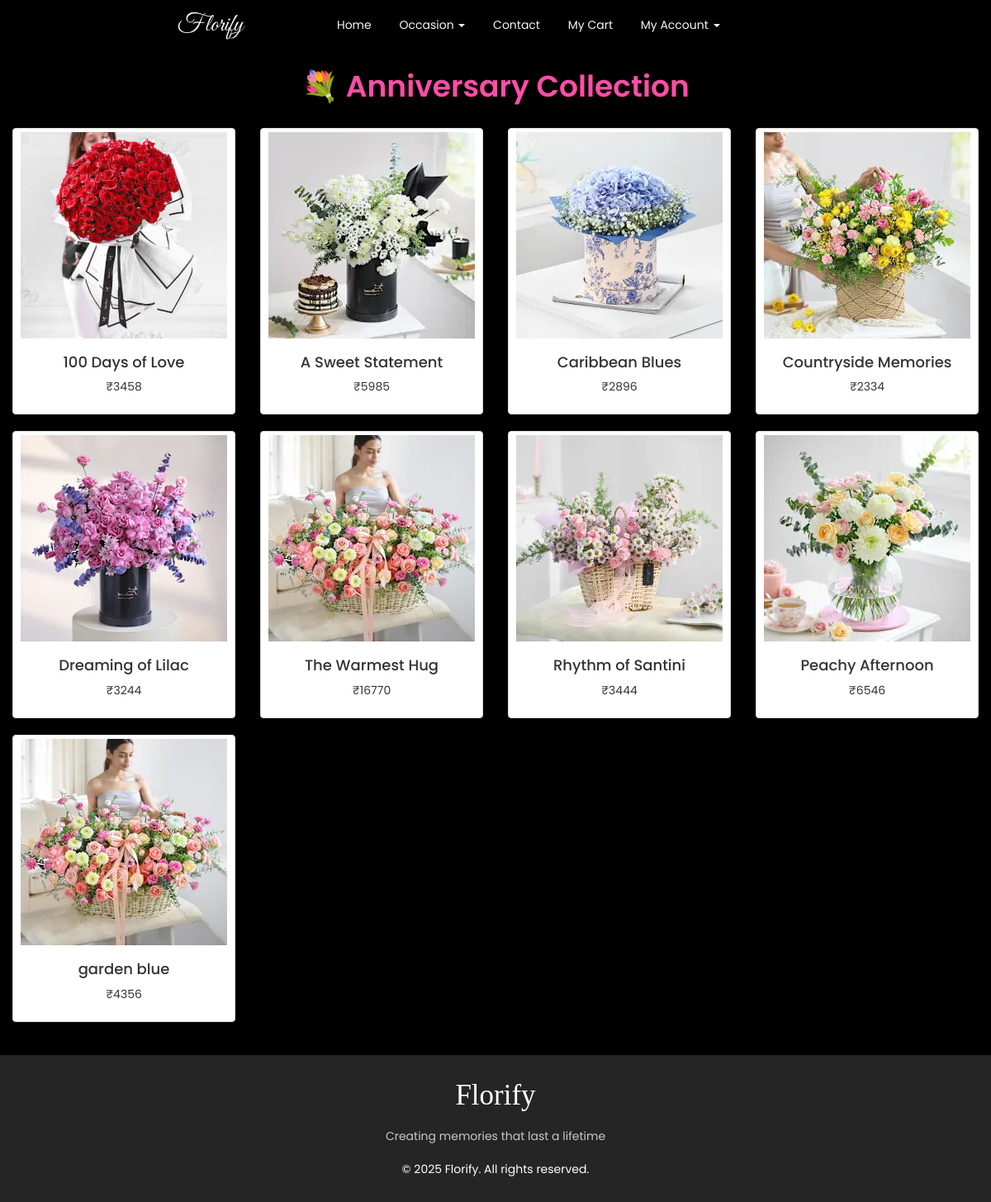
Page /user/anniversary.php on the committed database.
### tables this page shows
CREATE TABLE `products` (
  `product_id` int(11) NOT NULL,
  `product_name` varchar(40) DEFAULT NULL,
  `product_price` int(11) DEFAULT NULL,
  `product_description` varchar(300) DEFAULT NULL,
  `product_image` varchar(100) DEFAULT NULL,
  `product_type` varchar(30) DEFAULT NULL
);

### user/anniversary.php (the view, shortened to what this page needs)
<!DOCTYPE html>
<html lang="en">
<head>
  <link rel="stylesheet" href="https://cdn.jsdelivr.net/npm/bootstrap@3.4.1/dist/css/bootstrap.min.css" />
  <link rel="stylesheet" type="text/css" href="../assets/css/occasion.css" />
  <link rel="stylesheet" type="text/css" href="../assets/css/global.css" />
</head>
<body class="container-fluid">
  <?php include 'includes/navbar-user.php'; ?>
  <h1 class="section-title">💐 Anniversary Collection</h1>
  <?php
  $conn = mysqli_connect(HOSTNAME, USERNAME, PASSWORD, DBNAME);
  $qry = "SELECT * FROM products WHERE product_type='Anniversary'";
  $resultset = mysqli_query($conn, $qry);
  if (mysqli_num_rows($resultset) > 0) {
    $count = 0;
    while ($row = mysqli_fetch_assoc($resultset)) {
      if ($count == 0) {
        echo "<div class='row'>";
      }
      echo "<div class='col-sm-3'>";
      echo "<a href='desc.php?pid=$row[product_id]'>";
      echo "<div class='thumbnail text-center'>";
      echo "<img src='../{$row['product_image']}' alt='{$row['product_name']}' class='img-responsive' />";
      echo "<div class='caption'>";
      echo "<h4>{$row['product_name']}</h4>";
      echo "<p>&#8377;{$row['product_price']}</p>";
      echo "</div>";
      echo "</div>";
      echo "</a>";
      echo "</div>";
      $count++;
      if ($count == 4) {
        echo "</div>";
        $count = 0;
      }
    }
    if ($count != 0) {
      echo "</div>";
    }
  } else {
    echo "<h2 class='text-center text-danger'>No Product Found !!!</h2>";
  }
  ?>
  <?php include 'includes/footer.php' ?>
</body>
</html>

### user/includes/navbar-user.php (shortened to what this page needs)
<div class="fil">
    <div class="row">
      <div class="col-sm-8" style="padding-left: 0px; padding-right: 0px;">
        <nav class="navbar navbar-default">
          <div class="container-fluid">
            <div class="navbar-header">
              <a class="navbar-brand florify" href="#">Florify</a>
            </div>
            <div class="collapse navbar-collapse" id="my_nav">
              <ul class="nav navbar-nav">
                <li><a href="index.php">Home</a></li>
                <li class="dropdown">
                  <a href="#" class="dropdown-toggle" data-toggle="dropdown" role="button" aria-haspopup="true" aria-expanded="false">
                    Occasion <span class="caret"></span>
                  </a>
                </li>
                <li><a href="contactus.php">Contact</a></li>
                <li><a href="mycart.php">My Cart</a></li>
                <li class="dropdown"><a href="#" class="dropdown-toggle" data-toggle="dropdown">
                  <?php
                    if(isset($_SESSION['name']))
                      echo $_SESSION['name'];
                    else
                      echo "My Account";
                  ?>
                <span class="caret"></span></a>
                </li>
              </ul>
            </div>
          </div>
        </nav>
      </div>
    </div>

### user/includes/footer.php
<div class="row footer-row">
      <div class="col-sm-12 footer">
        <h3>Florify</h3>
        <p>Creating memories that last a lifetime</p>
        <p class="foot-sec">&#169; 2025 Florify. All rights reserved.</p>
      </div>
    </div>

### assets/css/occasion.css (style rules this page uses)
body { font-family: "Poppins", sans-serif; background-color: black; }
h1.section-title { text-align: center; color: #ff4da6; margin: 30px 0; font-weight: 600; }
.thumbnail { transition: transform 0.3s ease, box-shadow 0.3s ease; }

### assets/css/global.css (style rules this page uses)
body { overflow-x: hidden; font-family: poppins; background-size: cover; background-repeat: no-repeat; background-attachment: fixed; min-height: 100vh; }
.navbar { position: relative; z-index: 1000; }
.footer { background-color: #252525; padding-top: 10px; padding-bottom: 20px; text-align: center; margin-top: 20px; position: relative; bottom: auto; }
.footer h3 { font-family: logo; font-size: 35px; color: white; }
.footer .foot-sec { color: white; }
.footer > p { color: rgb(201, 201, 201); padding-top: 10px; }
.florify { font-family: great vibes; font-size: 30px; }
.navbar-nav { float: none; text-align: center; }
.navbar-nav > li { display: inline-block; float: none; }
.navbar { margin-bottom: 0px; background-color: rgba(0, 0, 0, 0.377); backdrop-filter: blur(10px); border: none; margin-top: 5px; }
.navbar-default .navbar-nav > li > a { color: rgb(248, 248, 248) !important; border-radius: 20px; }
.navbar-default .navbar-brand { color: rgb(245, 244, 244) !important; }

### rows in the picture
products: product_image (picture), product_name "100 Days of Love", product_price "3458"
products: product_image (picture), product_name "A Sweet Statement", product_price "5985"
products: product_image (picture), product_name "Caribbean Blues", product_price "2896"
products: product_image (picture), product_name "Countryside Memories", product_price "2334"
products: product_image (picture), product_name "Dreaming of Lilac", product_price "3244"
products: product_image (picture), product_name "The Warmest Hug", product_price "16770"
products: product_image (picture), product_name "Rhythm of Santini", product_price "3444"
products: product_image (picture), product_name "Peachy Afternoon", product_price "6546"
products: product_image (picture), product_name "garden blue", product_price "4356"
